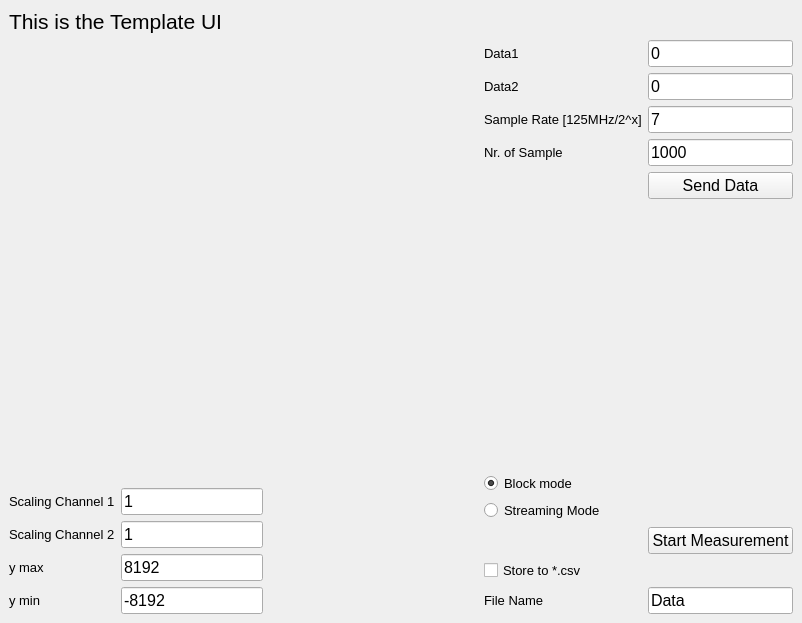
<?xml version="1.0" encoding="UTF-8"?>
<ui version="4.0">
 <class>MainWindow</class>
 <widget class="QMainWindow" name="MainWindow">
  <property name="geometry">
   <rect>
    <x>0</x>
    <y>0</y>
    <width>802</width>
    <height>623</height>
   </rect>
  </property>
  <property name="windowTitle">
   <string>MainWindow</string>
  </property>
  <widget class="QWidget" name="centralwidget">
   <layout class="QVBoxLayout" name="verticalLayout_3">
    <item>
     <widget class="QLabel" name="Title">
      <property name="font">
       <font>
        <pointsize>16</pointsize>
       </font>
      </property>
      <property name="text">
       <string>This is the Template UI</string>
      </property>
     </widget>
    </item>
    <item>
     <layout class="QHBoxLayout" name="horizontalLayout_2" stretch="1,0">
      <item>
       <layout class="QVBoxLayout" name="verticalLayout" stretch="1,0">
        <item>
         <widget class="QWidget" name="MplWidget" native="true">
          <property name="minimumSize">
           <size>
            <width>200</width>
            <height>200</height>
           </size>
          </property>
         </widget>
        </item>
        <item>
         <layout class="QHBoxLayout" name="horizontalLayout">
          <item>
           <layout class="QGridLayout" name="gridLayout_2">
            <item row="0" column="0">
             <widget class="QLabel" name="labelScal1">
              <property name="font">
               <font>
                <pointsize>10</pointsize>
               </font>
              </property>
              <property name="layoutDirection">
               <enum>Qt::LeftToRight</enum>
              </property>
              <property name="text">
               <string>Scaling Channel 1</string>
              </property>
             </widget>
            </item>
            <item row="0" column="1">
             <widget class="QLineEdit" name="inputScal1">
              <property name="font">
               <font>
                <pointsize>12</pointsize>
               </font>
              </property>
              <property name="text">
               <string>1</string>
              </property>
             </widget>
            </item>
            <item row="1" column="0">
             <widget class="QLabel" name="labelScal2">
              <property name="font">
               <font>
                <pointsize>10</pointsize>
               </font>
              </property>
              <property name="layoutDirection">
               <enum>Qt::LeftToRight</enum>
              </property>
              <property name="text">
               <string>Scaling Channel 2</string>
              </property>
             </widget>
            </item>
            <item row="1" column="1">
             <widget class="QLineEdit" name="inputScal2">
              <property name="font">
               <font>
                <pointsize>12</pointsize>
               </font>
              </property>
              <property name="text">
               <string>1</string>
              </property>
             </widget>
            </item>
            <item row="2" column="0">
             <widget class="QLabel" name="labelRangeMax">
              <property name="font">
               <font>
                <pointsize>10</pointsize>
               </font>
              </property>
              <property name="layoutDirection">
               <enum>Qt::LeftToRight</enum>
              </property>
              <property name="text">
               <string>y max</string>
              </property>
             </widget>
            </item>
            <item row="2" column="1">
             <widget class="QLineEdit" name="inputRangeMax">
              <property name="font">
               <font>
                <pointsize>12</pointsize>
               </font>
              </property>
              <property name="text">
               <string>8192</string>
              </property>
             </widget>
            </item>
            <item row="3" column="0">
             <widget class="QLabel" name="labelRangeMin">
              <property name="font">
               <font>
                <pointsize>10</pointsize>
               </font>
              </property>
              <property name="layoutDirection">
               <enum>Qt::LeftToRight</enum>
              </property>
              <property name="text">
               <string>y min</string>
              </property>
             </widget>
            </item>
            <item row="3" column="1">
             <widget class="QLineEdit" name="inputRangeMin">
              <property name="font">
               <font>
                <pointsize>12</pointsize>
               </font>
              </property>
              <property name="text">
               <string>-8192</string>
              </property>
             </widget>
            </item>
           </layout>
          </item>
          <item>
           <spacer name="horizontalSpacer">
            <property name="orientation">
             <enum>Qt::Horizontal</enum>
            </property>
            <property name="sizeHint" stdset="0">
             <size>
              <width>40</width>
              <height>20</height>
             </size>
            </property>
           </spacer>
          </item>
         </layout>
        </item>
       </layout>
      </item>
      <item>
       <layout class="QGridLayout" name="gridLayout">
        <item row="0" column="0" colspan="2">
         <widget class="QLabel" name="labelData1">
          <property name="font">
           <font>
            <pointsize>10</pointsize>
           </font>
          </property>
          <property name="layoutDirection">
           <enum>Qt::LeftToRight</enum>
          </property>
          <property name="text">
           <string>Data1</string>
          </property>
         </widget>
        </item>
        <item row="0" column="2">
         <widget class="QLineEdit" name="inputData1">
          <property name="font">
           <font>
            <pointsize>12</pointsize>
           </font>
          </property>
          <property name="text">
           <string>0</string>
          </property>
         </widget>
        </item>
        <item row="1" column="0" colspan="2">
         <widget class="QLabel" name="labelData2">
          <property name="font">
           <font>
            <pointsize>10</pointsize>
           </font>
          </property>
          <property name="layoutDirection">
           <enum>Qt::LeftToRight</enum>
          </property>
          <property name="text">
           <string>Data2</string>
          </property>
         </widget>
        </item>
        <item row="1" column="2">
         <widget class="QLineEdit" name="inputData2">
          <property name="font">
           <font>
            <pointsize>12</pointsize>
           </font>
          </property>
          <property name="text">
           <string>0</string>
          </property>
         </widget>
        </item>
        <item row="2" column="0" colspan="2">
         <widget class="QLabel" name="labelData3">
          <property name="font">
           <font>
            <pointsize>10</pointsize>
           </font>
          </property>
          <property name="layoutDirection">
           <enum>Qt::LeftToRight</enum>
          </property>
          <property name="text">
           <string>Sample Rate [125MHz/2^x]</string>
          </property>
         </widget>
        </item>
        <item row="2" column="2">
         <widget class="QLineEdit" name="inputData3">
          <property name="font">
           <font>
            <pointsize>12</pointsize>
           </font>
          </property>
          <property name="text">
           <string>7</string>
          </property>
         </widget>
        </item>
        <item row="3" column="0" colspan="2">
         <widget class="QLabel" name="labelData4">
          <property name="font">
           <font>
            <pointsize>10</pointsize>
           </font>
          </property>
          <property name="layoutDirection">
           <enum>Qt::LeftToRight</enum>
          </property>
          <property name="text">
           <string>Nr. of Sample</string>
          </property>
         </widget>
        </item>
        <item row="3" column="2">
         <widget class="QLineEdit" name="inputData4">
          <property name="font">
           <font>
            <pointsize>12</pointsize>
           </font>
          </property>
          <property name="text">
           <string>1000</string>
          </property>
         </widget>
        </item>
        <item row="4" column="2">
         <widget class="QPushButton" name="buttonSend">
          <property name="font">
           <font>
            <pointsize>12</pointsize>
           </font>
          </property>
          <property name="text">
           <string>Send Data</string>
          </property>
         </widget>
        </item>
        <item row="8" column="2">
         <widget class="QPushButton" name="buttonMeasurement">
          <property name="font">
           <font>
            <pointsize>12</pointsize>
           </font>
          </property>
          <property name="text">
           <string>Start Measurement</string>
          </property>
         </widget>
        </item>
        <item row="10" column="0" colspan="2">
         <widget class="QLabel" name="labelFileName">
          <property name="font">
           <font>
            <pointsize>10</pointsize>
           </font>
          </property>
          <property name="layoutDirection">
           <enum>Qt::LeftToRight</enum>
          </property>
          <property name="text">
           <string>File Name</string>
          </property>
         </widget>
        </item>
        <item row="10" column="2">
         <widget class="QLineEdit" name="inputFileName">
          <property name="font">
           <font>
            <pointsize>12</pointsize>
           </font>
          </property>
          <property name="text">
           <string>Data</string>
          </property>
         </widget>
        </item>
        <item row="7" column="0" colspan="2">
         <widget class="QRadioButton" name="radioButtonStram">
          <property name="font">
           <font>
            <pointsize>10</pointsize>
           </font>
          </property>
          <property name="text">
           <string>Streaming Mode</string>
          </property>
         </widget>
        </item>
        <item row="6" column="0" colspan="2">
         <widget class="QRadioButton" name="radioButtonBlock">
          <property name="font">
           <font>
            <pointsize>10</pointsize>
           </font>
          </property>
          <property name="text">
           <string>Block mode</string>
          </property>
          <property name="checked">
           <bool>true</bool>
          </property>
         </widget>
        </item>
        <item row="9" column="0" colspan="2">
         <widget class="QCheckBox" name="checkBoxStore">
          <property name="font">
           <font>
            <pointsize>10</pointsize>
           </font>
          </property>
          <property name="text">
           <string>Store to *.csv</string>
          </property>
         </widget>
        </item>
        <item row="5" column="0" colspan="3">
         <spacer name="verticalSpacer">
          <property name="orientation">
           <enum>Qt::Vertical</enum>
          </property>
          <property name="sizeHint" stdset="0">
           <size>
            <width>20</width>
            <height>40</height>
           </size>
          </property>
         </spacer>
        </item>
       </layout>
      </item>
     </layout>
    </item>
   </layout>
  </widget>
 </widget>
 <resources/>
 <connections/>
</ui>
